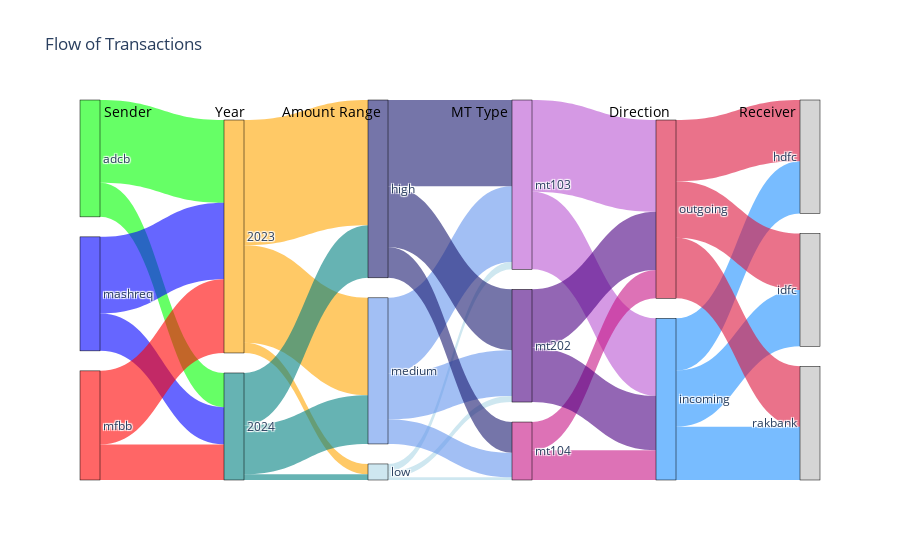

This figure's notebook cell:
### Code cell
import pandas as pd
import numpy as np
import plotly.graph_objects as go

data = {
    "count": [25, 45, 15, 20, 25, 20],
    "sender": ['mfbb', 'adcb', 'hdfc', 'idfc', 'mashreq', 'rakbank'],
    "receiver": ['adcb', 'mfbb', 'idfc', 'hdfc', 'rakbank', 'mashreq'],
    "amount": [4000000, 500000, 400000, 1002313, 3244223, 9485734],
    "currency": ['EUR', 'EUR', 'USD', 'USD', 'USD', 'EUR'],
    "mt_type": ['mt103', 'mt202', 'mt103', 'mt104', 'mt202', 'mt103'],
    "year": [2024, 2023, 2023, 2023, 2024, 2023],
    "direction": ['outgoing', 'incoming', 'outgoing', 'incoming', 'outgoing', 'incoming']
}

df = pd.DataFrame(data)
num_samples = 10000
simulated_df = pd.DataFrame({
    "count": np.random.choice(data["count"], num_samples),
    "sender": np.random.choice(data["sender"], num_samples),
    "receiver": np.random.choice(data["receiver"], num_samples),
    "amount": np.random.choice(data["amount"], num_samples),
    "currency": np.random.choice(data["currency"], num_samples),
    "mt_type": np.random.choice(data["mt_type"], num_samples),
    "year": np.random.choice(data["year"], num_samples),
    "direction": np.random.choice(data["direction"], num_samples),
})
simulated_df = simulated_df[simulated_df['sender'] != simulated_df['receiver']].reset_index(drop=True)
df = simulated_df


sources = ['mfbb', 'adcb', 'mashreq']
targets = ['idfc', 'hdfc', 'rakbank']
df = df[df['sender'].isin(sources) & df['receiver'].isin(targets)]




df['amount_range'] = pd.cut(df['amount'], bins=[0, 1e6, 5e6, 1e7], labels=['low', 'medium', 'high'])


df['year'] = df['year'].astype(str)
df['mt_type'] = df['mt_type'].astype(str)


flow1 = df.groupby(['sender', 'year'])['amount'].sum().reset_index()
flow2 = df.groupby(['year', 'amount_range'])['amount'].sum().reset_index()
flow3 = df.groupby(['amount_range', 'mt_type'])['amount'].sum().reset_index()
flow4 = df.groupby(['mt_type', 'direction'])['amount'].sum().reset_index()
flow5 = df.groupby(['direction', 'receiver'])['amount'].sum().reset_index()

labels = pd.unique(
    flow1['sender'].tolist() +
    flow1['year'].tolist() +
    flow2['amount_range'].astype(str).tolist() +
    flow3['mt_type'].astype(str).tolist() +
    flow4['direction'].tolist() +
    flow5['receiver'].tolist()
)

label_to_index = {label: i for i, label in enumerate(labels)}

source, target, value = [], [], []


for _, row in flow1.iterrows():
    source.append(label_to_index[row['sender']])
    target.append(label_to_index[row['year']])
    value.append(row['amount'])

#  year → amount_range
for _, row in flow2.iterrows():
    source.append(label_to_index[row['year']])
    target.append(label_to_index[str(row['amount_range'])])
    value.append(row['amount'])

# amount_range → mt_type
for _, row in flow3.iterrows():
    source.append(label_to_index[str(row['amount_range'])])
    target.append(label_to_index[str(row['mt_type'])])
    value.append(row['amount'])

#  mt_type → direction
for _, row in flow4.iterrows():
    source.append(label_to_index[str(row['mt_type'])])
    target.append(label_to_index[row['direction']])
    value.append(row['amount'])

#  direction → receiver
for _, row in flow5.iterrows():
    source.append(label_to_index[row['direction']])
    target.append(label_to_index[row['receiver']])
    value.append(row['amount'])


fig = go.Figure(data=[go.Sankey(
    arrangement="snap",
    node=dict(
        pad=20,
        thickness=20,
        line=dict(color="black", width=0.5),
        label=list(labels),
        color=node_colors
    ),
    link=dict(
        source=source,
        target=target,
        value=value,
        color=link_colors
    )
)])
fig.update_layout(
    title_text="Flow of Transactions",
    font_size=12,
    annotations=[
        dict(x=0.03, y=1, xref='paper', yref='paper', text='Sender', showarrow=False, font=dict(size=14, color='black')),
        dict(x=0.18, y=1, xref='paper', yref='paper', text='Year', showarrow=False, font=dict(size=14, color='black')),
        dict(x=0.34, y=1, xref='paper', yref='paper', text='Amount Range', showarrow=False, font=dict(size=14, color='black')),
        dict(x=0.54, y=1, xref='paper', yref='paper', text='MT Type', showarrow=False, font=dict(size=14, color='black')),
        dict(x=0.8, y=1, xref='paper', yref='paper', text='Direction', showarrow=False, font=dict(size=14, color='black')),
        dict(x=0.97, y=1, xref='paper', yref='paper', text='Receiver', showarrow=False, font=dict(size=14, color='black')),
    ]
)

fig.update_layout(title_text="Flow of Transactions", font_size=12)
fig.show()

### Figure 1 — Plotly figure (JSON) as saved in the notebook; plotly's stock layout.template omitted (floating-point values rounded to 4 significant figures)
{"data": [{"arrangement": "snap", "link": {"color": ["rgba(0,255,0,0.6)", "rgba(0,255,0,0.6)", "rgba(0,0,255,0.6)", "rgba(0,0,255,0.6)", "rgba(255,0,0,0.6)", "rgba(255,0,0,0.6)", "rgba(255,165,0,0.6)", "rgba(255,165,0,0.6)", "rgba(255,165,0,0.6)", "rgba(0,128,128,0.6)", "rgba(0,128,128,0.6)", "rgba(0,128,128,0.6)", "rgba(173,216,230,0.6)", "rgba(173,216,230,0.6)", "rgba(173,216,230,0.6)", "rgba(100,149,237,0.6)", "rgba(100,149,237,0.6)", "rgba(100,149,237,0.6)", "rgba(25,25,112,0.6)", "rgba(25,25,112,0.6)", "rgba(25,25,112,0.6)", "rgba(186,85,211,0.6)", "rgba(186,85,211,0.6)", "rgba(199,21,133,0.6)", "rgba(199,21,133,0.6)", "rgba(75,0,130,0.6)", "rgba(75,0,130,0.6)", "rgba(30,144,255,0.6)", "rgba(30,144,255,0.6)", "rgba(30,144,255,0.6)", "rgba(220,20,60,0.6)", "rgba(220,20,60,0.6)", "rgba(220,20,60,0.6)"], "source": [0, 0, 1, 1, 2, 2, 3, 3, 3, 4, 4, 4, 5, 5, 5, 6, 6, 6, 7, 7, 7, 8, 8, 9, 9, 10, 10, 11, 11, 11, 12, 12, 12], "target": [3, 4, 3, 4, 3, 4, 5, 6, 7, 5, 6, 7, 8, 9, 10, 8, 9, 10, 8, 9, 10, 11, 12, 11, 12, 11, 12, 13, 14, 15, 13, 14, 15], "value": [1882226557, 779948502, 1747934077, 848798765, 1676663782, 809202297, 234100000, 2217518482, 2855205934, 131400000, 1111347080, 1195202484, 168000000, 61800000, 135700000, 1726519041, 556748279, 1045598242, 1963546938, 701944316, 1384917164, 1766926336, 2091139643, 677837415, 642655180, 1238592365, 1327623041, 1191379202, 1279621285, 1212355629, 1392791902, 1290525924, 1378100038]}, "node": {"color": ["rgba(0,255,0,0.6)", "rgba(0,0,255,0.6)", "rgba(255,0,0,0.6)", "rgba(255,165,0,0.6)", "rgba(0,128,128,0.6)", "rgba(173,216,230,0.6)", "rgba(100,149,237,0.6)", "rgba(25,25,112,0.6)", "rgba(186,85,211,0.6)", "rgba(199,21,133,0.6)", "rgba(75,0,130,0.6)", "rgba(30,144,255,0.6)", "rgba(220,20,60,0.6)", "rgba(150,150,150,0.4)", "rgba(150,150,150,0.4)", "rgba(150,150,150,0.4)"], "label": ["adcb", "mashreq", "mfbb", "2023", "2024", "low", "medium", "high", "mt103", "mt104", "mt202", "incoming", "outgoing", "hdfc", "idfc", "rakbank"], "line": {"color": "black", "width": 0.5}, "pad": 20, "thickness": 20}, "type": "sankey"}], "layout": {"annotations": [{"font": {"color": "black", "size": 14}, "showarrow": false, "text": "Sender", "x": 0.03, "xref": "paper", "y": 1, "yref": "paper"}, {"font": {"color": "black", "size": 14}, "showarrow": false, "text": "Year", "x": 0.18, "xref": "paper", "y": 1, "yref": "paper"}, {"font": {"color": "black", "size": 14}, "showarrow": false, "text": "Amount Range", "x": 0.34, "xref": "paper", "y": 1, "yref": "paper"}, {"font": {"color": "black", "size": 14}, "showarrow": false, "text": "MT Type", "x": 0.54, "xref": "paper", "y": 1, "yref": "paper"}, {"font": {"color": "black", "size": 14}, "showarrow": false, "text": "Direction", "x": 0.8, "xref": "paper", "y": 1, "yref": "paper"}, {"font": {"color": "black", "size": 14}, "showarrow": false, "text": "Receiver", "x": 0.97, "xref": "paper", "y": 1, "yref": "paper"}], "font": {"size": 12}, "title": {"text": "Flow of Transactions"}}}
